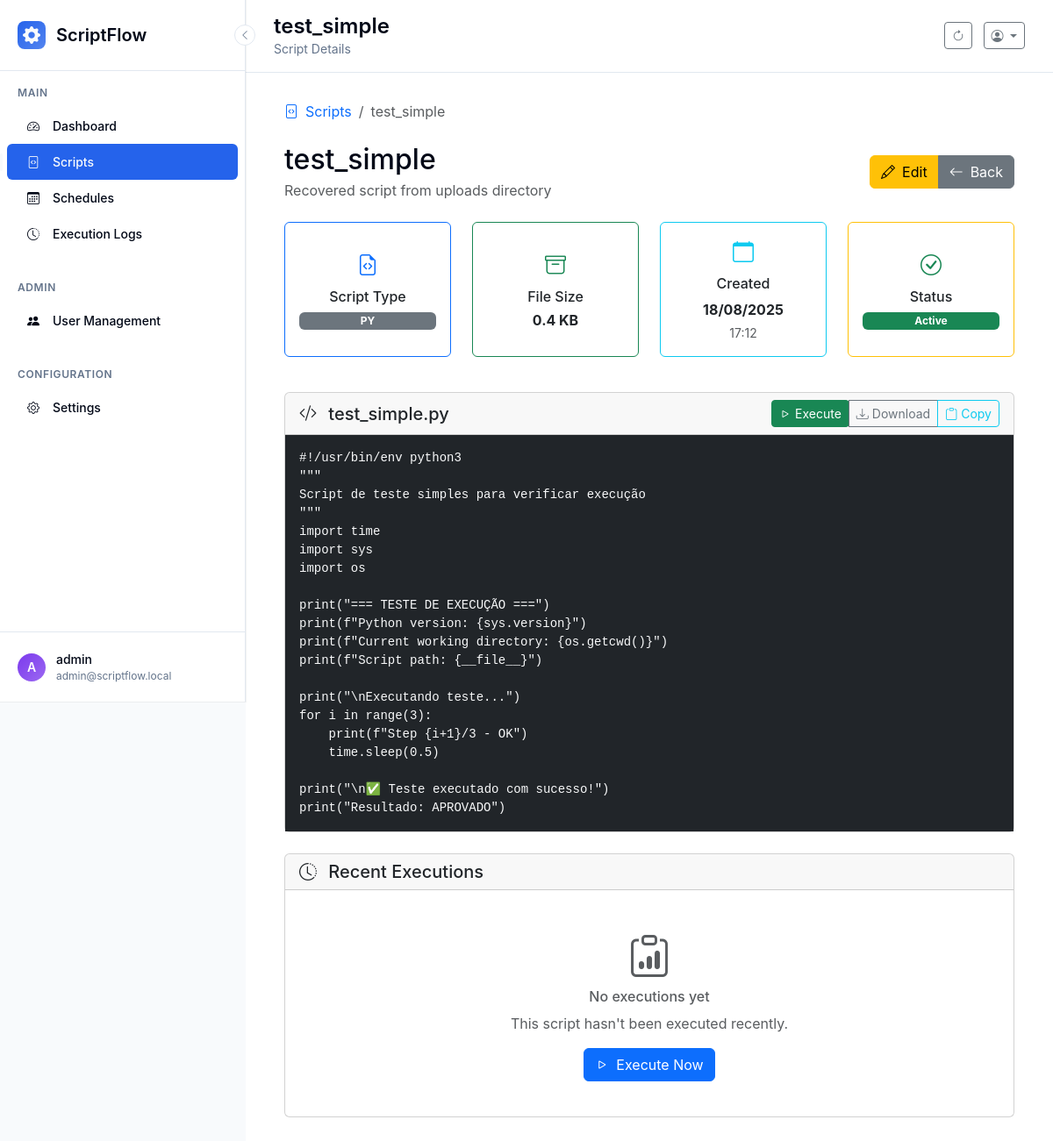
/scripts/1/view (signed in), run on the app's committed database.
### scriptflow.py (models this page shows, shortened)
class User(UserMixin, db.Model):
    __tablename__ = 'users'
    id = db.Column(db.Integer, primary_key=True)
    username = db.Column(db.String(80), unique=True, nullable=False)
    email = db.Column(db.String(120), unique=True, nullable=False)
    password_hash = db.Column(db.String(255), nullable=False)
    is_admin = db.Column(db.Boolean, default=False, nullable=False)
    can_view_all_data = db.Column(db.Boolean, default=False, nullable=False)
    created_at = db.Column(db.DateTime, default=datetime.now)
    last_login = db.Column(db.DateTime)

class Script(db.Model):
    __tablename__ = 'scripts'
    id = db.Column(db.Integer, primary_key=True)
    name = db.Column(db.String(100), nullable=False)
    description = db.Column(db.Text)
    filename = db.Column(db.String(255), nullable=False)
    file_path = db.Column(db.String(500), nullable=False)
    script_type = db.Column(db.String(10), nullable=False)  # 'py' or 'bat'
    file_size = db.Column(db.Integer)
    created_at = db.Column(db.DateTime, default=datetime.now)
    updated_at = db.Column(db.DateTime, default=datetime.now, onupdate=datetime.now)
    is_active = db.Column(db.Boolean, default=True)
    user_id = db.Column(db.Integer, db.ForeignKey('users.id'), nullable=False)

### app/controllers/scripts.py (the view)
    @scripts_bp.route('/<int:script_id>/view')
    @login_required
    def view_script(script_id):
        script = Script.query.filter_by(id=script_id, user_id=current_user.id, is_active=True).first_or_404()
        try:
            with open(script.file_path, 'r', encoding='utf-8') as f:
                content = f.read()
        except Exception as e:
            flash(f'Error reading script file: {str(e)}', 'error')
            return redirect(url_for('scripts.list_scripts'))
        return render_template('view_script.html', script=script, content=content)

### templates/view_script.html (shortened to what this page needs)
{% extends "base.html" %}
{% block page_title %}{{ script.name }}{% endblock %}
{% block page_subtitle %}Script Details{% endblock %}
{% block content %}
<div class="container-fluid">
    <div class="row">
        <div class="col-12">
            <nav aria-label="breadcrumb" class="mb-4">
                <ol class="breadcrumb">
                    <li class="breadcrumb-item">
                        <a href="{{ url_for('scripts.list_scripts') }}" class="text-decoration-none">
                            <i class="bi bi-file-code me-2"></i>Scripts
                        </a>
                    </li>
                    <li class="breadcrumb-item active" aria-current="page">{{ script.name }}</li>
                </ol>
            </nav>
            <div class="d-flex justify-content-between align-items-center mb-4">
                <div>
                    <h2 class="mb-1">{{ script.name }}</h2>
                    {% if script.description %}
                    <p class="text-muted mb-0">{{ script.description }}</p>
                    {% endif %}
                </div>
                <div class="btn-group" role="group">
                    <a href="{{ url_for('scripts.edit_script', script_id=script.id) }}" class="btn btn-warning">
                        <i class="bi bi-pencil me-2"></i>Edit
                    </a>
                    <a href="{{ url_for('scripts.list_scripts') }}" class="btn btn-secondary">
                        <i class="bi bi-arrow-left me-2"></i>Back
                    </a>
                </div>
            </div>
            <div class="row mb-4">
                <div class="col-md-3 mb-3">
                    <div class="card border-primary h-100">
                        <div class="card-body text-center d-flex flex-column justify-content-center">
                            <i class="bi bi-file-earmark-code text-primary mb-2" style="font-size: 1.5rem;"></i>
                            <h6 class="card-title mb-2">Script Type</h6>
                            <span class="badge bg-secondary">{{ script.script_type.upper() }}</span>
                        </div>
                    </div>
                </div>
                <div class="col-md-3 mb-3">
                    <div class="card border-success h-100">
                        <div class="card-body text-center d-flex flex-column justify-content-center">
                            <i class="bi bi-archive text-success mb-2" style="font-size: 1.5rem;"></i>
                            <h6 class="card-title mb-2">File Size</h6>
                            <p class="card-text h6 mb-0 fw-bold">{{ (script.file_size / 1024)|round(1) }} KB</p>
                        </div>
                    </div>
                </div>
                <div class="col-md-3 mb-3">
                    <div class="card border-info h-100">
                        <div class="card-body text-center d-flex flex-column justify-content-center">
                            <i class="bi bi-calendar text-info mb-2" style="font-size: 1.5rem;"></i>
                            <h6 class="card-title mb-2">Created</h6>
                            <p class="card-text mb-1 fw-bold">{{ script.created_at.strftime('%d/%m/%Y') }}</p>
                            <small class="text-muted">{{ script.created_at.strftime('%H:%M') }}</small>
                        </div>
                    </div>
                </div>
                <div class="col-md-3 mb-3">
                    <div class="card border-warning h-100">
                        <div class="card-body text-center d-flex flex-column justify-content-center">
                            <i class="bi bi-check-circle text-success mb-2" style="font-size: 1.5rem;"></i>
                            <h6 class="card-title mb-2">Status</h6>
                            <span class="badge bg-success">Active</span>
                        </div>
                    </div>
                </div>
            </div>
            <div class="card mb-4">
                <div class="card-header d-flex justify-content-between align-items-center">
                    <h5 class="mb-0">
                        <i class="bi bi-code-slash me-2"></i>
                        {{ script.name }}.{{ script.script_type }}
                    </h5>
                    <div class="btn-group btn-group-sm" role="group">
                        <form method="POST" action="{{ url_for('scripts.execute_script', script_id=script.id) }}" class="d-inline">
                            <button type="submit" class="btn btn-success btn-sm">
                                <i class="bi bi-play me-1"></i>Execute
                            </button>
                        </form>
                        <a href="{{ url_for('scripts.download_script', script_id=script.id) }}" class="btn btn-outline-secondary btn-sm">
                            <i class="bi bi-download me-1"></i>Download
                        </a>
                        <button type="button" class="btn btn-outline-info btn-sm" onclick="copyToClipboard()">
                            <i class="bi bi-clipboard me-1"></i>Copy
                        </button>
                    </div>
                </div>
                <div class="card-body p-0">
                    <pre class="bg-dark text-light p-3 mb-0" style="max-height: 500px; overflow-y: auto;"><code id="scriptContent">{{ content }}</code></pre>
                </div>
            </div>
            <div class="card">
                <div class="card-header">
                    <h5 class="mb-0">
                        <i class="bi bi-clock-history me-2"></i>
                        Recent Executions
                    </h5>
                </div>
                <div class="card-body">
                    <div class="text-center py-4">
                        <i class="bi bi-clipboard-data text-muted mb-3" style="font-size: 3rem;"></i>
                        <h6 class="text-muted">No executions yet</h6>
                        <p class="text-muted mb-3">This script hasn't been executed recently.</p>
                        <form method="POST" action="{{ url_for('scripts.execute_script', script_id=script.id) }}" class="d-inline">
                            <button type="submit" class="btn btn-primary">
                                <i class="bi bi-play me-2"></i>Execute Now
                            </button>
                        </form>
                    </div>
                </div>
            </div>
        </div>
    </div>
</div>
{% endblock %}

### templates/base.html (shortened to what this page needs)
<!DOCTYPE html>
<html lang="en">
<head>
    <link href="https://cdn.jsdelivr.net/npm/bootstrap@5.3.2/dist/css/bootstrap.min.css" rel="stylesheet">
    <link href="https://cdn.jsdelivr.net/npm/bootstrap-icons@1.11.0/font/bootstrap-icons.css" rel="stylesheet">
</head>
<body>
    <aside class="modern-sidebar" id="sidebar">
        <button class="sidebar-toggle" onclick="toggleSidebar()">
            <i class="bi bi-chevron-left"></i>
        </button>
        <div class="sidebar-header">
            <div class="sidebar-logo">
                <i class="bi bi-gear-fill"></i>
            </div>
            <div class="sidebar-title">ScriptFlow</div>
        </div>
        <nav class="sidebar-nav">
            <div class="nav-section">
                <div class="nav-section-title">Main</div>
                <a href="{{ url_for('main.dashboard') }}" class="nav-item{% if request.endpoint == 'main.dashboard' %} active{% endif %}">
                    <div class="nav-icon">
                        <i class="bi bi-speedometer2"></i>
                    </div>
                    <span class="nav-text">Dashboard</span>
                </a>
                <a href="{{ url_for('scripts.list_scripts') }}" class="nav-item{% if request.endpoint in ['scripts.list_scripts', 'scripts.upload_script', 'scripts.edit_script', 'scripts.view_script'] %} active{% endif %}">
                    <div class="nav-icon">
                        <i class="bi bi-file-code"></i>
                    </div>
                    <span class="nav-text">Scripts</span>
                </a>
                <a href="{{ url_for('schedules.list_schedules') }}" class="nav-item{% if request.endpoint in ['schedules.list_schedules', 'schedules.create_schedule', 'schedules.edit_schedule'] %} active{% endif %}">
                    <div class="nav-icon">
                        <i class="bi bi-calendar3"></i>
                    </div>
                    <span class="nav-text">Schedules</span>
                </a>
                <a href="{{ url_for('logs.list_logs') }}" class="nav-item{% if request.endpoint in ['logs.list_logs', 'logs.view_execution'] %} active{% endif %}">
                    <div class="nav-icon">
                        <i class="bi bi-clock-history"></i>
                    </div>
                    <span class="nav-text">Execution Logs</span>
                </a>
            </div>
            {% if current_user.is_admin %}
            <div class="nav-section">
                <div class="nav-section-title">Admin</div>
                <a href="{{ url_for('admin.manage_users') }}" class="nav-item{% if request.endpoint in ['admin.manage_users', 'admin.create_user', 'admin.edit_user'] %} active{% endif %}">
                    <div class="nav-icon">
                        <i class="bi bi-people-fill"></i>
                    </div>
                    <span class="nav-text">User Management</span>
                </a>
            </div>
            {% endif %}
            <div class="nav-section">
                <div class="nav-section-title">Configuration</div>
                <a href="{{ url_for('main.settings') }}" class="nav-item{% if request.endpoint in ['main.settings', 'main.python_settings', 'main.terminal'] %} active{% endif %}">
                    <div class="nav-icon">
                        <i class="bi bi-gear"></i>
                    </div>
                    <span class="nav-text">Settings</span>
                </a>
            </div>
        </nav>
        <div class="sidebar-user" onclick="toggleUserMenu()">
            <div class="user-avatar">
                {{ current_user.username[0].upper() if current_user.username else 'U' }}
            </div>
            <div class="user-info">
                <div class="user-name">{{ current_user.username }}</div>
                <div class="user-email">{{ current_user.email if current_user.email else 'admin' }}</div>
            </div>
        </div>
    </aside>
    <main class="main-content" id="mainContent">
        <header class="main-header">
            <div>
                <h1 class="page-title">{% block page_title %}Dashboard{% endblock %}</h1>
                <p class="page-subtitle">{% block page_subtitle %}Welcome to ScriptFlow{% endblock %}</p>
            </div>
            <div>
                <button class="btn btn-outline-secondary btn-sm me-2" onclick="location.reload()">
                    <i class="bi bi-arrow-clockwise"></i>
                </button>
                <div class="dropdown d-inline-block">
                    <button class="btn btn-outline-secondary btn-sm dropdown-toggle" type="button" data-bs-toggle="dropdown">
                        <i class="bi bi-person-circle"></i>
                    </button>
                </div>
            </div>
        </header>
        <div class="content-area">
            {% block content %}{% endblock %}
        </div>
    </main>
</body>
</html>

### data on the page
User: username "A", username "admin", email "admin@scriptflow.local"
Script: name "test_simple", description "Recovered script from uploads directory", script_type "PY", (script.file_size/1024)|round(1) "0.4", created_at "18/08/2025", created_at "17:12", script_type "py"
